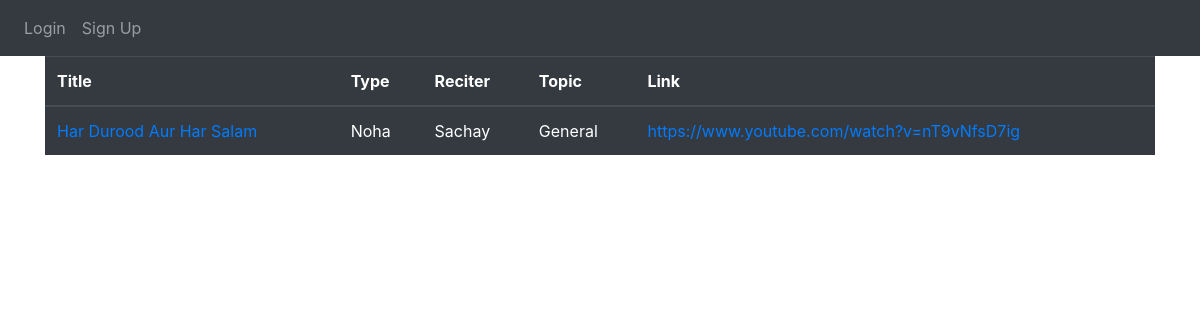
The app's page /lyrics with its own data.
### Website/models.py (models this page shows)
class Lyrics(db.Model):
    id = db.Column(db.Integer, primary_key=True)
    title = db.Column(db.String(1000), unique=True)
    content = db.Column(db.String(100000000), unique=True)
    typ = db.Column(db.String(100))
    reciter = db.Column(db.String(1000))
    date = db.Column(db.DateTime(timezone=True), default=func.now())
    user_id = db.Column(db.Integer, db.ForeignKey('user.id'))
    topic = db.Column(db.String(100))
    link = db.Column(db.String(5000), unique=True)
    tempo = db.Column(db.String(100))

### Website/views.py (the view)
@views.route('/lyrics')
def lyrics_page():
    lyrics = Lyrics.query.all()
    def make_link(title):
        return title.replace(' ', '-')
    def make_title(linkedTitle):
        return linkedTitle.replace('-', ' ')
    return render_template('lyrics.html', user=current_user, lyrics=lyrics, makelink=make_link, maketitle=make_title)

### Website/Templates/lyrics.html (shortened to what this page needs)
{% extends 'base.html' %}
{% block content %}
<table class="table table-hover table-dark">
    <thead>
        <tr>
            <th scope="col">Title</th>
            <th scope="col">Type</th>
            <th scope="col">Reciter</th>
            <th scope="col">Topic</th>
            <th scope='col'>Link</th>
        </tr>
    </thead>
    <tbody>
        {% for lyric in lyrics %}
        <tr>
          <td><a href="{{ makelink(lyric.title) }}">{{ lyric.title }}</a></td>
          <td>{{ lyric.typ }}</td>
          <td>{{ lyric.reciter }}</td>
          <td>{{ lyric.topic }}</td>
          <td><a href="{{ lyric.link }}" target="_blank" rel="noreferrer noopener">{{ lyric.link }}</a></td>
        </tr>
        {% endfor %}
    </tbody>
  </table>
{% endblock %}

### records on screen
Lyrics: title "Har Durood Aur Har Salam", typ "Noha", reciter "Sachay", topic "General", link "https://www.youtube.com/watch?v=nT9vNfsD7ig"
